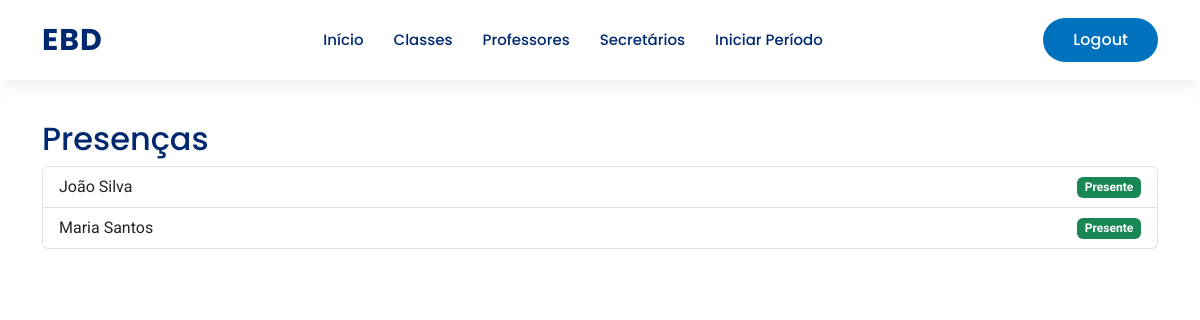
The app's page /diario/37/chamada/ (signed in) with its own data.
### base/models.py (models this page shows, shortened)
class Presenca(models.Model):
    PRESENCA_CHOICES = [
        ('P', 'Presente'),
        ('F', 'Ausente'),
    ]
    aluno = models.ForeignKey(Aluno, on_delete=models.PROTECT, related_name="presencas")
    diario = models.ForeignKey(Diario, on_delete=models.CASCADE, related_name="presencas")
    status = models.CharField(max_length=8, choices=PRESENCA_CHOICES, default='F') #Chamada
    class Meta:
        verbose_name = "Presença"
        verbose_name_plural = "Presenças"
        unique_together = ('aluno', 'diario')

class Aluno(models.Model):
    igreja = models.ForeignKey(Igreja, on_delete=models.PROTECT, related_name="alunos")
    nome = models.CharField(max_length=200)
    data_nascimento = models.DateField()
    class Meta:
        verbose_name = "Aluno"
        verbose_name_plural = "Alunos"
        ordering = ["nome"]

### base/views.py (the view)
# urls.py: path('diario/<int:aula_id>/chamada/', views.diario_presenca, name='diario_presenca'),
@user_passes_test(is_actor)
def diario_presenca(request, aula_id):
    diario = get_object_or_404(Diario, aula_id=aula_id)
    presencas = Presenca.objects.filter(diario=diario)
    return render(request, 'diario_presenca_form.html', {'presencas': presencas})

### base/views.py (called while the page is built)
def is_actor(user): return user.is_authenticated and user.role in ['professor', 'secretario', 'superintendente']

### base/templates/diario_presenca_form.html (shortened to what this page needs)
{% extends 'tela_inicial/layout_base.html' %}
{% block conteudo %}
<div class="container py-4">
  <h2>Presenças</h2>
  {% if presencas %}
    <ul class="list-group">
      {% for p in presencas %}
        <li class="list-group-item d-flex justify-content-between align-items-center">
          {{ p.aluno.nome }}
          <span class="badge {% if p.status == 'P' %}bg-success{% else %}bg-danger{% endif %}">
            {% if p.status == 'P' %}Presente{% else %}Ausente{% endif %}
          </span>
        </li>
      {% endfor %}
    </ul>
  {% else %}
    <div class="alert alert-info">Nenhum registro de presença para esta aula.</div>
  {% endif %}
</div>
{% endblock conteudo %}

### base/static/css/style.css (style rules this page uses)
:root { --color-primary: #012970; --color-secondary: #0077b6; --color-accent: #0d6efd; --color-light-bg: #f6f9ff; --color-card-blue: #0072bd; --font-titles: "Poppins", sans-serif; --font-body: "Roboto", sans-serif; }
body { font-family: var(--font-body); color: #444444; background-color: #fff; }
h1, h2, h3, h4, h5, h6 { font-family: var(--font-titles); color: var(--color-primary); }

### records on screen
Presenca: aluno.nome "João Silva", status "Presente"
Presenca: aluno.nome "Maria Santos", status "Presente"
